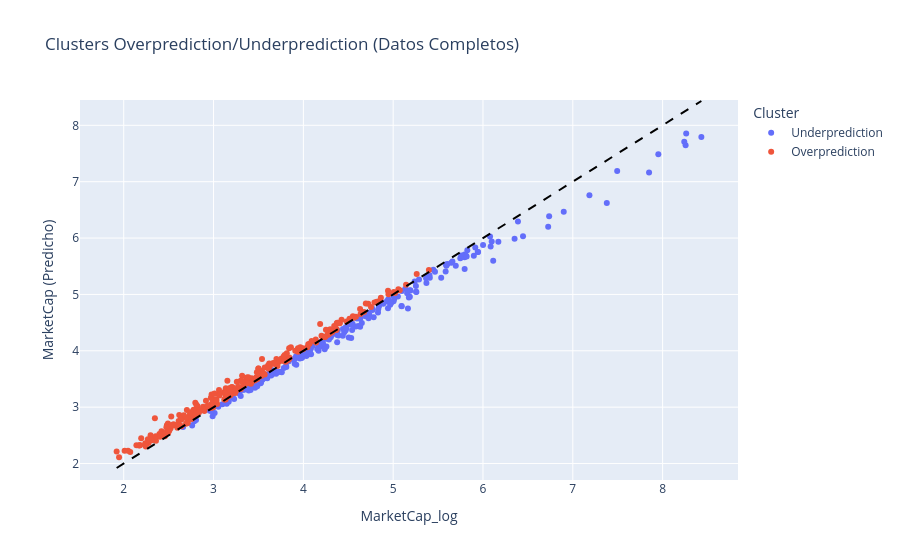

The cell this chart's notebook holds for it:
### Code cell
# Recrear clusters con predicciones del modelo final
y_pred_completo = pipe_final.predict(X_completo)
residuos_completo = y_pred_completo - y_completo
cluster_completo = pd.Series(['Overprediction' if r > 0 else 'Underprediction' for r in residuos_completo], 
                              index=y_completo.index)

# Actualizar columna de cluster y calcular distancia a la identidad
df['cluster_prediction'] = cluster_completo.values
# Distancia perpendicular a la recta identidad (y = x)
df['distance_identity'] = residuos_completo / np.sqrt(2)

# Visualizar con plotly
fig = px.scatter(df, x='MarketCap_log', y=y_pred_completo, color='cluster_prediction',
                 hover_data=['Ticker','Sector'],
                 labels={'x':'MarketCap (Real)','y':'MarketCap (Predicho)','cluster_prediction':'Cluster'},
                 title='Clusters Overprediction/Underprediction (Datos Completos)')
fig.add_shape(type='line', x0=y_completo.min(), y0=y_completo.min(),
             x1=y_completo.max(), y1=y_completo.max(),
             line=dict(color='black', dash='dash', width=2))
fig.show()

# Estadísticas por cluster
print("\nEstadísticas de clusters (datos completos):")
print(f"Overprediction: {(df['cluster_prediction'] == 'Overprediction').sum()} casos, residuo medio: {residuos_completo[cluster_completo == 'Overprediction'].mean():.4f}")
print(f"Underprediction: {(df['cluster_prediction'] == 'Underprediction').sum()} casos, residuo medio: {residuos_completo[cluster_completo == 'Underprediction'].mean():.4f}")

### Figure 1 — Plotly figure (JSON) as saved in the notebook; plotly's stock layout.template omitted (floating-point values rounded to 4 significant figures; data arrays with more than 128 entries replaced by an {"elided": "..."} marker saying what was removed)
{"data": [{"customdata": {"elided": "232x2 str values"}, "hovertemplate": "Cluster=Underprediction<br>MarketCap_log=%{x}<br>MarketCap (Predicho)=%{y}<br>Ticker=%{customdata[0]}<br>Sector=%{customdata[1]}<extra></extra>", "legendgroup": "Underprediction", "marker": {"color": "#636efa", "symbol": "circle"}, "mode": "markers", "name": "Underprediction", "orientation": "v", "showlegend": true, "type": "scatter", "x": {"elided": "232 float values"}, "xaxis": "x", "y": {"elided": "232 float values"}, "yaxis": "y"}, {"customdata": {"elided": "270x2 str values"}, "hovertemplate": "Cluster=Overprediction<br>MarketCap_log=%{x}<br>MarketCap (Predicho)=%{y}<br>Ticker=%{customdata[0]}<br>Sector=%{customdata[1]}<extra></extra>", "legendgroup": "Overprediction", "marker": {"color": "#EF553B", "symbol": "circle"}, "mode": "markers", "name": "Overprediction", "orientation": "v", "showlegend": true, "type": "scatter", "x": {"elided": "270 float values"}, "xaxis": "x", "y": {"elided": "270 float values"}, "yaxis": "y"}], "layout": {"legend": {"title": {"text": "Cluster"}, "tracegroupgap": 0}, "shapes": [{"line": {"color": "black", "dash": "dash", "width": 2}, "type": "line", "x0": 1.921, "x1": 8.431, "y0": 1.921, "y1": 8.431}], "title": {"text": "Clusters Overprediction/Underprediction (Datos Completos)"}, "xaxis": {"anchor": "y", "domain": [0, 1], "title": {"text": "MarketCap_log"}}, "yaxis": {"anchor": "x", "domain": [0, 1], "title": {"text": "MarketCap (Predicho)"}}}}
